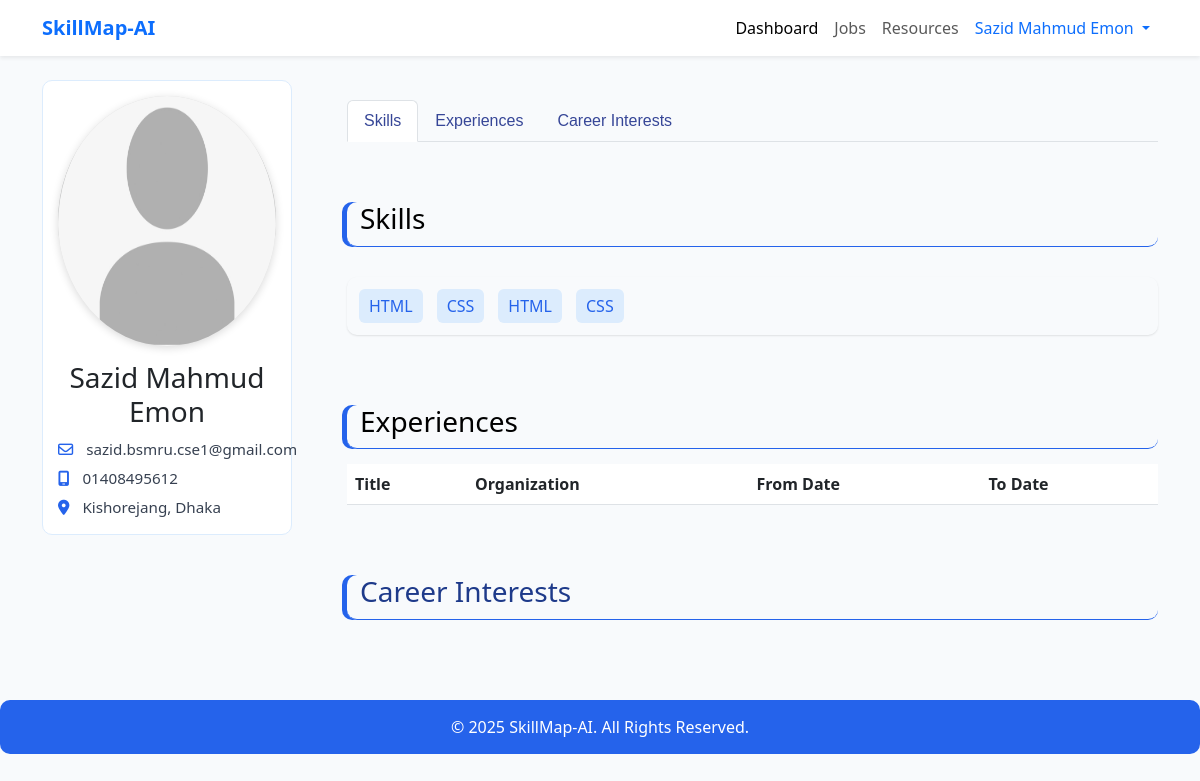
Page /Profile/view.php (signed in) on the committed database.
### tables this page shows
CREATE TABLE `users` (
  `user_id` int(11) NOT NULL,
  `fullname` varchar(100) NOT NULL,
  `email` varchar(100) NOT NULL,
  `phone` varchar(20) DEFAULT NULL,
  `location` varchar(100) DEFAULT NULL,
  `password` varchar(255) NOT NULL,
  `edu_level` varchar(100) DEFAULT NULL,
  `experience_level` enum('Fresher','Junior','Mid','Senior') DEFAULT 'Fresher',
  `preferred_track` varchar(100) DEFAULT NULL,
  `profile_photo` varchar(255) DEFAULT '../Image/placeholder-image-person-jpg.jpg',
  `created_at` timestamp NOT NULL DEFAULT current_timestamp()
);

CREATE TABLE `skills` (
  `id` int(11) NOT NULL,
  `user_id` int(11) NOT NULL,
  `skill_name` varchar(100) NOT NULL
);

### Profile/view.php (the view, shortened to what this page needs)
<?php
include '../db/db.php';
$user_id = $_SESSION['user_id'];
$stmt = $conn->prepare("SELECT * FROM users WHERE user_id=:id");
$stmt->execute(['id'=>$user_id]);
$user = $stmt->fetch(PDO::FETCH_ASSOC);
$stmt = $conn->prepare("SELECT * FROM skills WHERE user_id=:id");
$stmt->execute(['id'=>$user_id]);
$skills = $stmt->fetchAll(PDO::FETCH_ASSOC);
?>
<!DOCTYPE html>
<html lang="en">
<head>
<link rel="stylesheet" href="../CSS/profile.css"/>
<link rel="stylesheet" href="https://cdnjs.cloudflare.com/ajax/libs/font-awesome/6.4.0/css/all.min.css"/>
<link rel="stylesheet" href="https://cdn.jsdelivr.net/npm/bootstrap@5.3.0/dist/css/bootstrap.min.css"/>
</head>
<body>
<nav class="navbar navbar-expand-lg navbar-light bg-white shadow-sm fixed-top">
  <div class="container">
    <a class="navbar-brand text-primary" href="#">SkillMap-AI</a>
    <div class="collapse navbar-collapse" id="navbarProfile">
      <ul class="navbar-nav ms-auto mb-2 mb-lg-0">
        <li class="nav-item"><a class="nav-link active" href="../dashboard.php">Dashboard</a></li>
        <li class="nav-item"><a class="nav-link" href="../jobs/jobs.php">Jobs</a></li>
        <li class="nav-item"><a class="nav-link" href="../courses/courses.php">Resources</a></li>
        <li class="nav-item dropdown">
          <a class="nav-link dropdown-toggle text-primary" href="#" role="button" data-bs-toggle="dropdown" aria-expanded="false">
            <?= htmlspecialchars($user['fullname']) ?>
          </a>
        </li>
      </ul>
    </div>
  </div>
</nav>
<div style="height:70px;"></div>
<ul class="colorlib-bubbles">
</ul>
<div class="container" style="margin-top:10px;">
    <div class="row">
        <div class="col-lg-3" id="faculty-image-bio">
            <div class="fixed-sidebar text-center " style="m">
                <div class="profile-photo">
                    <img src="../Image/<?= htmlspecialchars($user['profile_photo']) ?>" alt="">
                </div>
                <h3 id="faculty-name">
                    <a href="#" style="text-decoration: none; color: inherit;"><?= htmlspecialchars($user['fullname']) ?></a>
                </h3>
                <div style="margin-top:10px; display:flex; flex-direction:column; gap:6px; font-size:0.95rem; color:#374151;">
                    <div style="display:flex; align-items:center; gap:8px;">
                        <i class="fa-regular fa-envelope" style="color:#2563EB;"></i>
                        <span><?= htmlspecialchars($user['email']) ?></span>
                    </div>
                    <div style="display:flex; align-items:center; gap:8px;">
                        <i class="fa-solid fa-mobile-screen" style="color:#2563EB;"></i>
                        <span><?= htmlspecialchars($user['phone']) ?></span>
                    </div>
                    <div style="display:flex; align-items:center; gap:8px;">
                        <i class="fa-solid fa-location-dot" style="color:#2563EB;"></i>
                        <span><?= htmlspecialchars($user['location']) ?></span>
                    </div>
                </div>
            </div>
        </div>
        <div class="col-lg-9" id="faculty-details">
            <div style="margin-left:20px; margin-top:20px; display:flex; align-items:center;">
                <ul class="nav nav-tabs" id="myTab" role="tablist" style="margin-bottom:30px; flex:1;">
                    <li class="nav-item"><a class="nav-link active" href="#faculty-academic-experience">Skills</a></li>
                    <li class="nav-item"><a class="nav-link" href="#faculty-experience">Experiences</a></li>
                    <li class="nav-item"><a class="nav-link" href="#faculty-awards">Career Interests</a></li>
                </ul>
            </div>
            <div class="tab-content" id="nav-tabContent" style="margin-left:20px;">
                <div id="faculty-academic-experience" class="faculty-attributes" style="scroll-margin-top:110px;">
                    <div style="border-bottom:1px solid #2563EB; box-shadow:-5px 0px #2563EB;">
                        <h3 style="margin-left:8px;">Skills</h3>
                    </div>
                    <div class="skills-list" style="padding:10px;">
                        <?php foreach($skills as $skill): ?>
                            <span class="skill-badge"><?= htmlspecialchars($skill['skill_name']) ?></span>
                        <?php endforeach; ?>
                    </div>
                </div>
                <div id="faculty-experience" class="faculty-attributes" style="margin-top:70px; scroll-margin-top:110px;">
                    <div style="border-bottom:1px solid #2563EB; box-shadow:-5px 0px #2563EB;">
                        <h3 style="margin-left:8px;">Experiences</h3>
                    </div>
                    <table class="table table-striped" style="margin-top:15px;">
                        <thead>
                            <tr>
                                <th>Title</th>
                                <th>Organization</th>
                                <th>From Date</th>
                                <th>To Date</th>
                            </tr>
                        </thead>
                    </table>
                </div>
                <div id="faculty-awards" class="faculty-attributes" style="margin-top:70px; scroll-margin-top:110px;">
                    <div style="border-bottom:1px solid #2563EB; box-shadow:-5px 0px #2563EB;">
                        <h3 style="margin-left:8px; color:#1E3A8A;">Career Interests</h3>
                    </div>
                </div>
            </div>
        </div>
    </div>
</div>
<div class="footer" style="background-color:abdcffff">
    &copy; <?= date('Y') ?> SkillMap-AI. All Rights Reserved.
</div>
</body>
</html>

### CSS/profile.css (style rules this page uses)
body { background-color: #d2e5fa; }
#faculty-image-bio img { margin-top: 10px; width: 100%; height: 270px; object-fit: fill; box-shadow: rgba(60, 64, 67, 0.3) 0px 1px 2px 0px, rgba(60, 64, 67, 0.15) 0px 1px 3px 1px; }
#faculty-image-bio span { margin-left: 5px; }
#faculty-details .nav a { font-family: 'Montserrat', sans-serif; color: #364697; font-size: 1em; }
#nav-tabContent .faculty-attributes div { margin-top: 30px; box-shadow: rgba(0, 0, 0, 0.1) 0px 1px 2px 0px; border-radius: 10px; padding-bottom: 2px; padding-left: 5px; padding-right: 2px; }
#nav-tabContent .faculty-attributes h3 { color: #000000; }
.fixed-sidebar { position: fixed; width: calc(200px + 5vw); }
@media (min-width: 992px) { .fixed-sidebar { position: fixed; width: calc(200px + 3vw); } }
@media (min-width: 992px) { #faculty-image-bio .fixed-sidebar img { width: 100%; } }
.fixed-sidebar { width: 250px; padding: 15px; background-color: #f8f9fa; border-radius: 10px; text-align: center; }
.fixed-sidebar .profile-photo { width: 100%; height: 250px; margin-bottom: 15px; border-radius: 50%; background-color: #ddd; display: flex; align-items: center; justify-content: center; overflow: hidden; }
.fixed-sidebar .profile-photo img { width: 100%; height: 100%; object-fit: cover; }
.skills-list { display: flex; flex-wrap: wrap; gap: 10px; padding-bottom: 30px; }
.skill-badge { background: #DCECFD; border: none; border-radius: 20px; padding: 8px 14px; color: #1E3A8A; font-weight: 500; cursor: default; transition: all 0.3s ease; }
.skill-badge { display: inline-block; padding: 5px 10px; margin: 3px; border-radius: 5px; background: #DCECFD; color: #2563EB; font-weight: 500; }
body { background-color: #F8FAFC; font-family: 'Inter', sans-serif; }
.profile-photo { width: 120px; height: 120px; border-radius: 50%; object-fit: cover; box-shadow: 0 2px 8px rgba(0,0,0,0.15); }

### Profile/view.php (style rules this page uses)
.fixed-sidebar { position: sticky; top: 20px; padding:15px; border:1px solid #DCECFD; border-radius:10px; background:#fff; }
.profile-photo img { width:100px; height:100px; object-fit:cover; border-radius:50%; }
.skill-badge { display:inline-block; padding:5px 10px; background:#DCECFD; color:#2563EB; border-radius:6px; margin:2px; }
.faculty-attributes { margin-bottom:50px; }
body { background-color: #F8FAFC; }
.navbar-brand { font-weight: 600; }
.footer { background:#2563EB; color:#fff; text-align:center; padding:15px 0; margin-top:30px; border-radius:10px; }
.colorlib-bubbles { position:absolute; top:0; left:0; width:100%; height:100%; z-index:-1; overflow:hidden; }

### rows in the picture
users: fullname "Sazid Mahmud Emon", profile_photo (placeholder picture), email "sazid.bsmru.cse1@gmail.com", phone "01408495612", location "Kishorejang, Dhaka"
skills: skill_name "HTML"
skills: skill_name "CSS"
skills: skill_name "HTML"
skills: skill_name "CSS"
